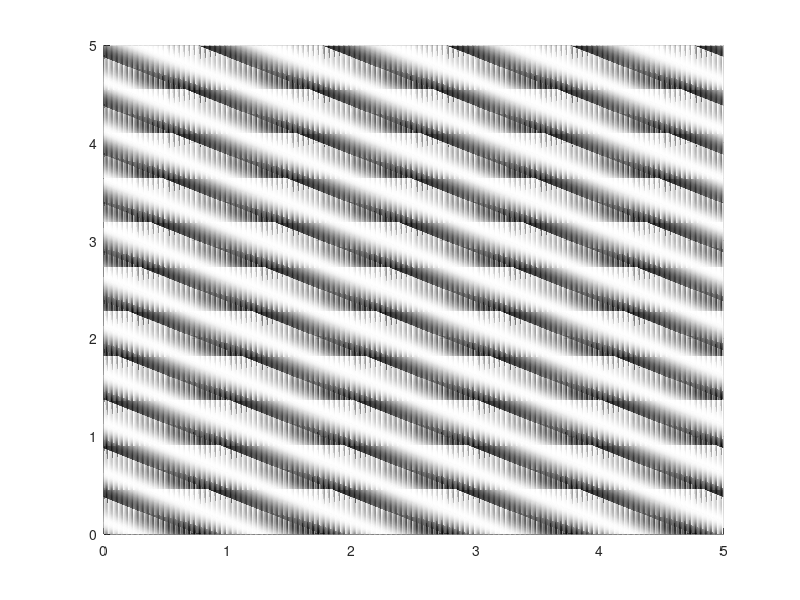

Recreate this plot in MATLAB.
%
% Created by Tiago Carvalho Mendes
% October, 2019 - University of Aveiro
%

clear;
close all;
clc;

Ta = 0.01;
t1 = [0:Ta:5-Ta]';
t2 = t1;
q = zeros(length(t1), length(t2));
for n = 1:length(t1)
  q(n, :) = 2*sin(2*pi*(2*t1(n) + t2));
end

figure(41);
mesh(t1,t2,q);
view(2);
cmap = colormap;
gray_cmap = [ [0:1/64:(1-1/64)]' [0:1/64:(1-1/64)]' [0:1/64:(1-1/64)]' ];
colormap(gray_cmap);